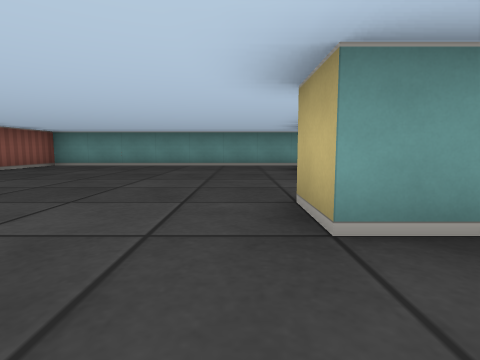
[1] (above)

18 first-person views from a walk through a cub3D ray-caster map. The camera is about half as high as the walls, tilts 6° down and sees 80° across. The floor is counted in squares. Each view is taken from the middle of a square. On the plan, view 1 faces up. The plan holds only what a view shows up to about 9 squares ahead; the rest is blank.

[2]
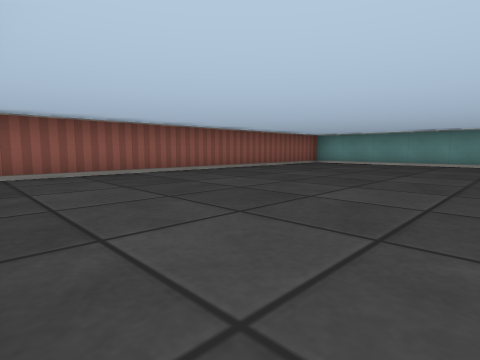

[3]
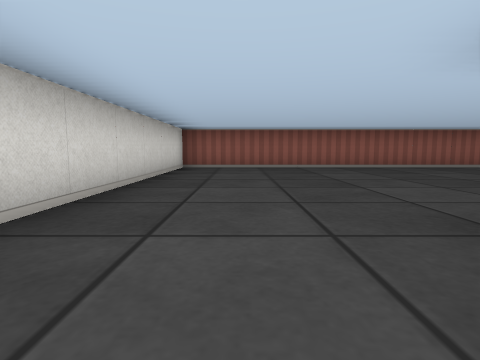

[4]
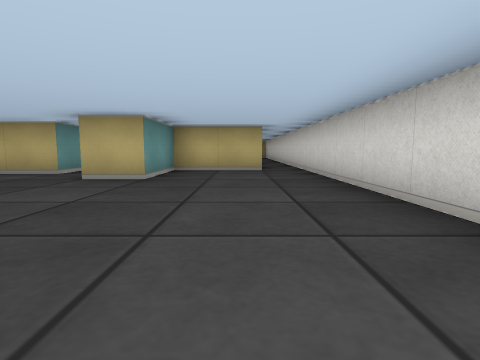

[5]
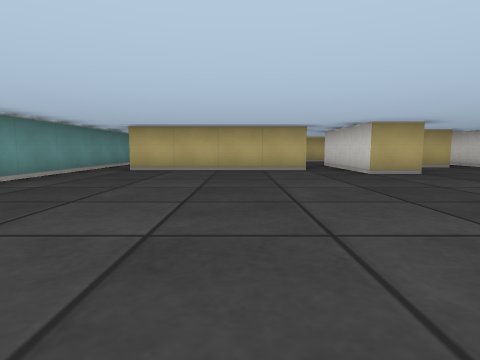

[6]
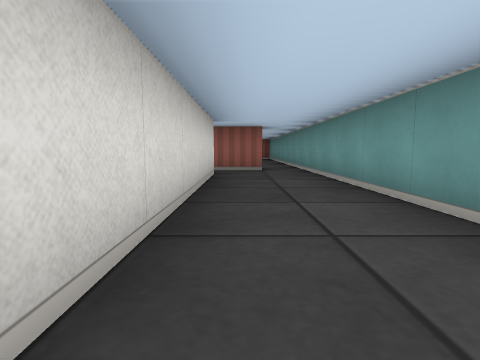

[7]
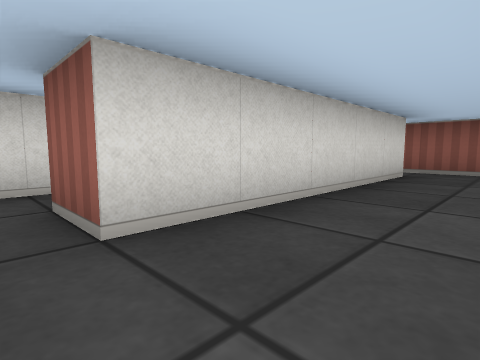

[8]
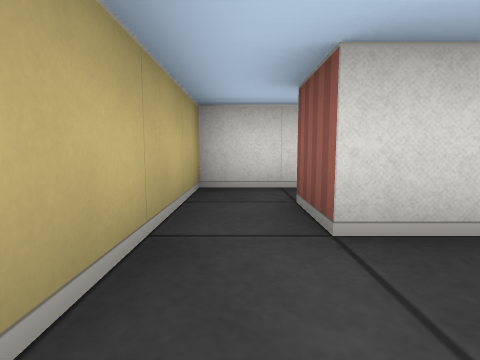

[9]
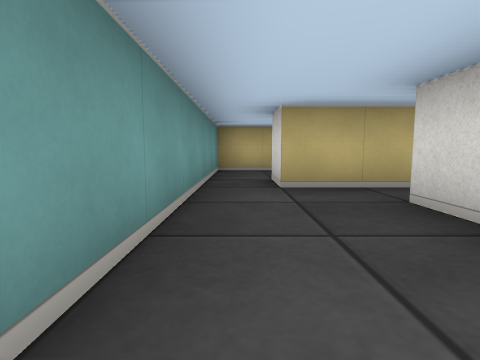

[10]
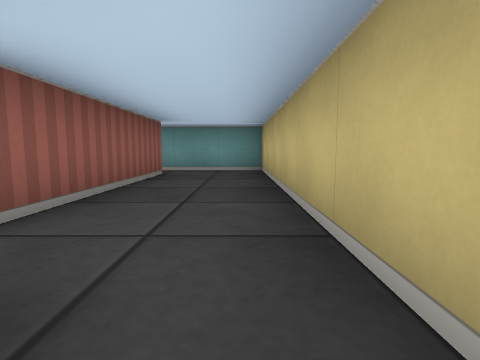

[11]
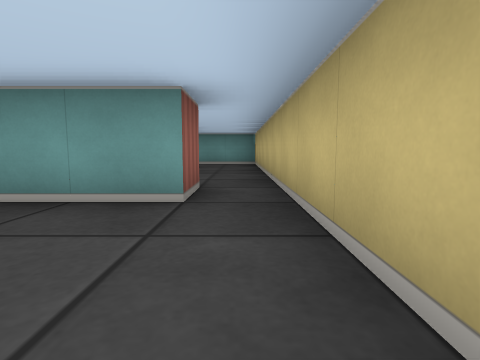

[12]
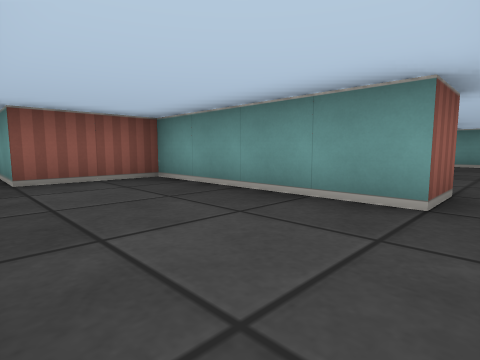

[13]
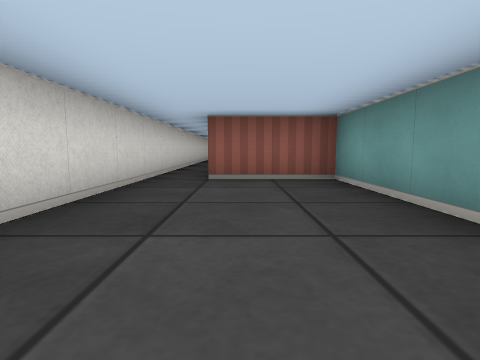

[14]
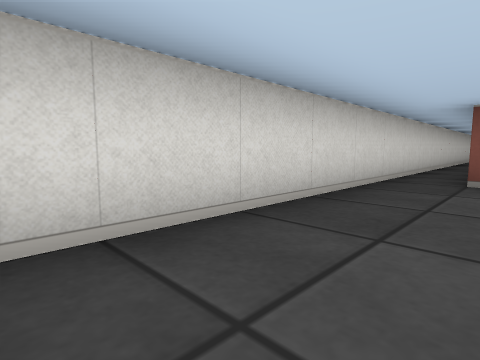

[15]
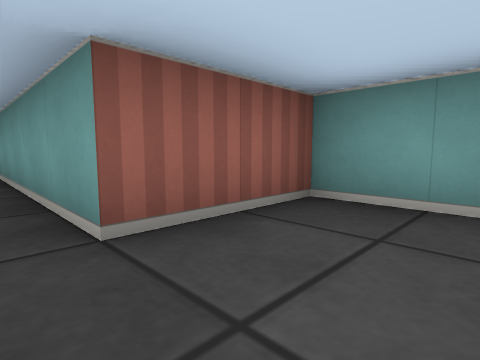

[16]
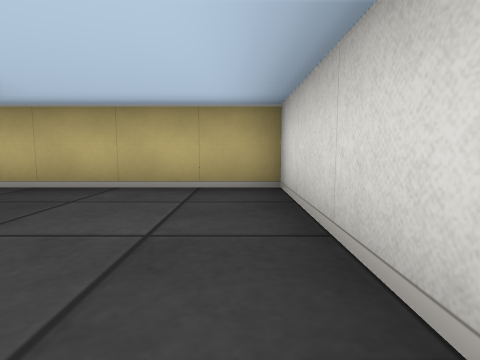

[17]
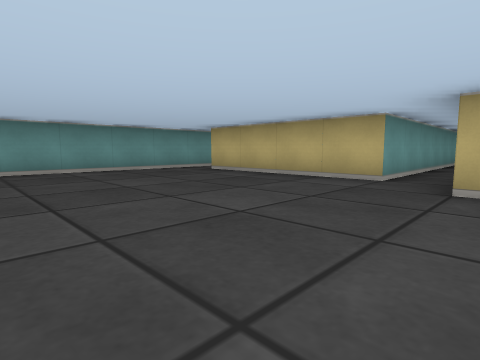

[18]
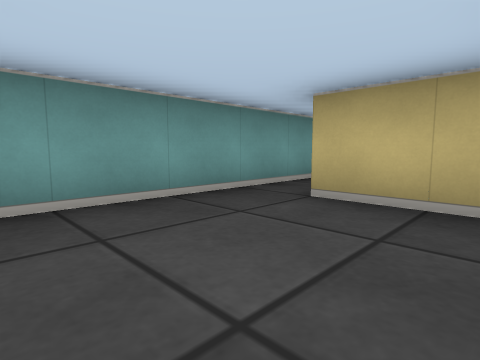

### Floor plan
Ten units are one square. View 1 is at (0, 0); x grows to the right and y downward. Boxes are objects, and circles mark ways between rooms. Rooms are numbered by the first view taken in them; rooms with no view inside come last. Other rooms are left out.
<svg viewBox="-60 -90 190 110">
<path fill="none" stroke="#000" d="M15 -35 15 -75M25 6 25 -15 5 -15 5 -25 15 -25M25 -85 -55 -85 -55 15 25 15M35 -65 85 -65M25 -76 25 -61M95 -85 25 -85M95 -65 95 -75M115 -25 115 -15 75 -15 75 5 31 5M25 15 125 15 125 -25M65 -11 65 -25M65 -35 15 -35M15 -25 35 -25M95 -75 105 -75 105 -38M125 -25 125 -85 95 -85M82 -35 65 -35"/>
<circle cx="20" cy="-80" r="3" fill="#2a7"/>
<circle cx="30" cy="10" r="3" fill="#2a7"/>
<circle cx="25" cy="-30" r="3" fill="#2a7"/>
<circle cx="100" cy="-80" r="3" fill="#2a7"/>
<circle cx="120" cy="-20" r="3" fill="#2a7"/>
<circle cx="60" cy="-30" r="3" fill="#2a7"/>
<text x="-20" y="-30">1</text>
<text x="60" y="-80">2</text>
<text x="90" y="0">3</text>
<text x="50" y="-20">4</text>
<text x="110" y="-50">5</text>
</svg>
Room 1 opens to room 2. Room 1 opens to room 3. Room 1 opens to room 4. Room 2 opens to room 5. Room 3 opens to room 5. Room 4 opens to room 5.

Where each view was taken, in squares from view 1:
view 1: 0 up, 0 right, facing up
view 2: 1 down, 0 right, facing up-left
view 3: 0 up, 2 right, facing left
view 4: 0 up, 4 left, facing right
view 5: 5 up, 5 left, facing right
view 6: 7 up, 9 right, facing left
view 7: 8 up, 9 right, facing down-left
view 8: 8 up, 9 right, facing down
view 9: 8 up, 6 right, facing right
view 10: 2 up, 12 right, facing up
view 11: 1 down, 12 right, facing up
view 12: 1 down, 12 right, facing up-left
view 13: 0 up, 12 right, facing left
view 14: 0 up, 12 right, facing down-left
view 15: 1 down, 9 right, facing up-left
view 16: 1 down, 9 right, facing right
view 17: 2 up, 3 left, facing up-right
view 18: 1 up, 4 right, facing up-right
